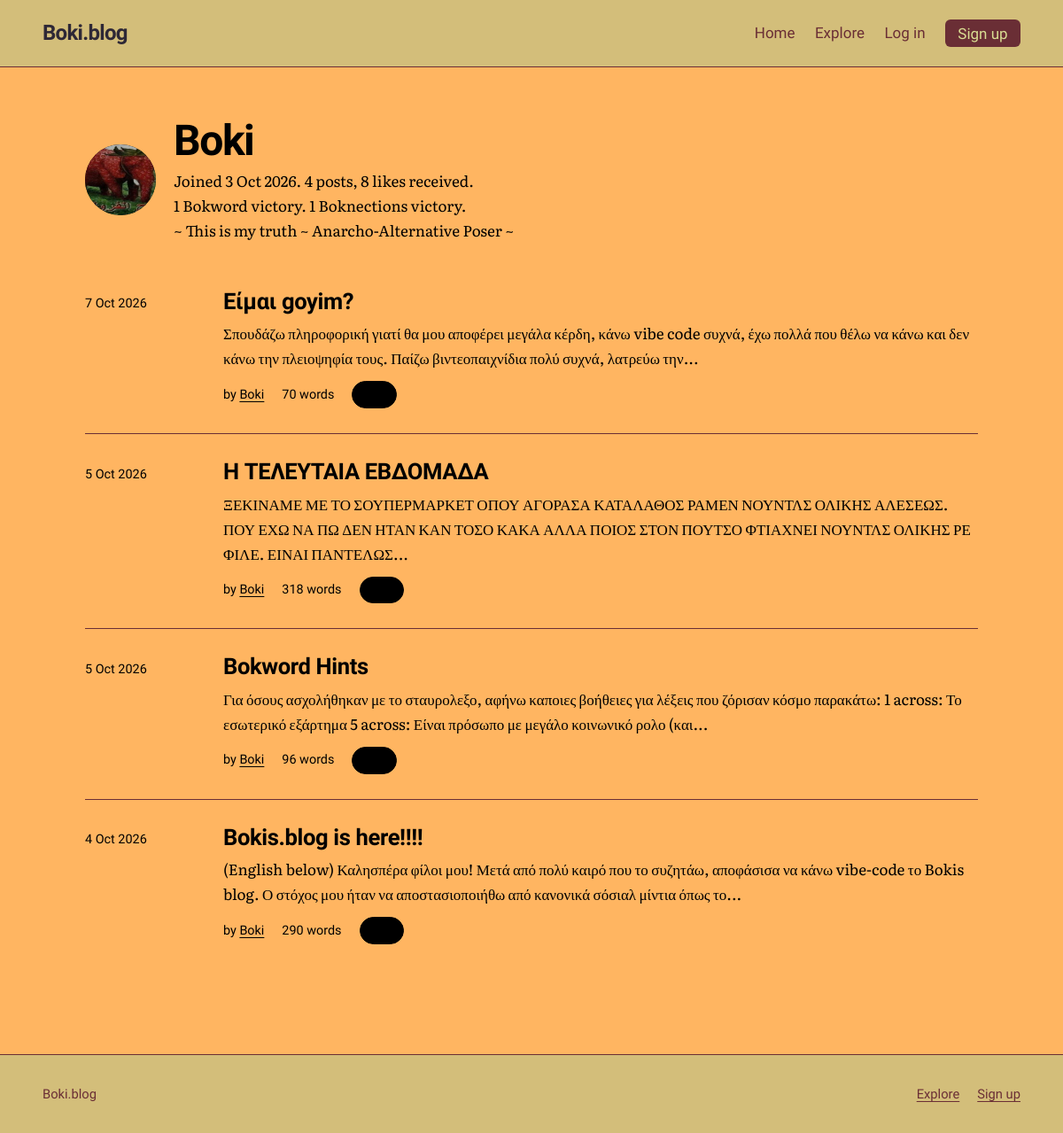
Page /u/Boki on the committed database.
### tables this page shows
CREATE TABLE users (
    id            INTEGER PRIMARY KEY,
    username      TEXT NOT NULL UNIQUE COLLATE NOCASE,
    password_hash TEXT NOT NULL,
    is_admin      INTEGER NOT NULL DEFAULT 0,
    created_at    TEXT NOT NULL DEFAULT (datetime('now')),
    bio           TEXT NOT NULL DEFAULT '',
    avatar        TEXT,
    profile_bg    TEXT NOT NULL DEFAULT '#D9DD92',
    profile_text  TEXT NOT NULL DEFAULT '#2E2836'
, avatar_position_x INTEGER NOT NULL DEFAULT 50, avatar_position_y INTEGER NOT NULL DEFAULT 50, bokword_victories INTEGER NOT NULL DEFAULT 0, boknections_victories INTEGER NOT NULL DEFAULT 0);

CREATE TABLE posts (
    id         INTEGER PRIMARY KEY,
    user_id    INTEGER NOT NULL REFERENCES users(id) ON DELETE CASCADE,
    title      TEXT NOT NULL,
    body       TEXT NOT NULL,
    created_at TEXT NOT NULL DEFAULT (datetime('now')),
    updated_at TEXT,
    image      TEXT,
    text_color TEXT NOT NULL DEFAULT '#2E2836',
    title_color TEXT NOT NULL DEFAULT '#2E2836',
    background_color TEXT NOT NULL DEFAULT '#D9DD92'
, accent_color TEXT NOT NULL DEFAULT '#6A2E35', surface_color TEXT NOT NULL DEFAULT '#D3BE7A', button_text_color TEXT NOT NULL DEFAULT '#D9DD92');

### app.py (the view)
@app.get("/u/<username>")
def profile(username):
    user = db().execute(
        """SELECT u.id, u.username, u.created_at, u.bio, u.avatar,
                  u.avatar_position_x, u.avatar_position_y, u.profile_bg, u.profile_text,
                  u.bokword_victories, u.boknections_victories,
                  EXISTS(
                    SELECT 1 FROM crossword_completions c
                    JOIN crossword_state s ON s.id = 1
                    WHERE c.user_id = u.id AND c.puzzle_version = s.version
                  ) AS crossword_star
           FROM users u WHERE u.username = ?""",
        (username,)).fetchone()
    if user is None:
        abort(404)
    page = request.args.get("page", 1, type=int)
    posts, total, page, pages = fetch_posts("p.user_id = ?", (user["id"],), "new", page)
    total_likes = db().execute(
        "SELECT COUNT(*) FROM likes l JOIN posts p ON p.id = l.post_id "
        "WHERE p.user_id = ?", (user["id"],)).fetchone()[0]
    return render_template("profile.html", profile_user=user, posts=posts,
                           total=total, total_likes=total_likes, page=page, pages=pages)

### app.py (called while the page is built, shortened)
def db():
    if "db" not in g:
        g.db = sqlite3.connect(DB_PATH)
        g.db.row_factory = sqlite3.Row
        g.db.execute("PRAGMA foreign_keys = ON")
    return g.db

def get_setting(key):
    row = db().execute("SELECT value FROM settings WHERE key = ?", (key,)).fetchone()
    return row["value"] if row else None

def viewer_id():
    return g.user["id"] if g.user else -1

def boknections_enabled():
    return get_setting("boknections_enabled") == "1"

def flower_usernames():
    if "flower_users" not in g:
        g.flower_users = set()
        if boknections_enabled():
            rows = db().execute(
                "SELECT u.username FROM boknections_progress p "
                "JOIN boknections_state s ON s.id = 1 AND s.version = p.puzzle_version "
                "JOIN users u ON u.id = p.user_id WHERE p.solved = 1").fetchall()
            g.flower_users = {row["username"] for row in rows}
    return g.flower_users

def fetch_posts(where="1 = 1", params=(), sort="new", page=1):
    total = db().execute(
        f"SELECT COUNT(*) {POST_FROM} WHERE {where}", params).fetchone()[0]
    pages = max(1, -(-total // PER_PAGE))
    page = min(max(page, 1), pages)
    rows = db().execute(
        f"SELECT {POST_COLS} {POST_FROM} WHERE {where} "
        f"ORDER BY {SORTS[sort]} LIMIT ? OFFSET ?",
        (viewer_id(), *params, PER_PAGE, (page - 1) * PER_PAGE)).fetchall()
    return rows, total, page, pages

@app.before_request
def load_user_and_check_csrf():
    g.user = None
    user_id = session.get("user_id")
    if "csrf" not in session:
        session["csrf"] = secrets.token_urlsafe(32)
    if request.method == "POST":
        sent = request.form.get("csrf_token", "")
        if not secrets.compare_digest(sent.encode(), session["csrf"].encode()):
            abort(400, "Your session expired. Go back, reload the page and try again.")

@app.after_request
def security_headers(resp):
    resp.headers["Content-Security-Policy"] = (
        "default-src 'self'; style-src 'self' 'unsafe-inline' https://fonts.googleapis.com; "
        "font-src https://fonts.gstatic.com; img-src 'self' data:; "
        "form-action 'self'; frame-ancestors 'none'; base-uri 'self'")
    resp.headers["X-Content-Type-Options"] = "nosniff"
    resp.headers["Referrer-Policy"] = "same-origin"
    return resp

@app.context_processor
def inject_site():
    return {"site_name": app.config["SITE_NAME"]}

def parse_ts(value):
    return datetime.strptime(value, "%Y-%m-%d %H:%M:%S")

### templates/profile.html (shortened to what this page needs)
{% extends "base.html" %}
{% from "_macros.html" import post_row, pager with context %}
{% from "_macros.html" import user_name %}
{% block page_theme %}--bg: {{ profile_user.profile_bg }}; --profile-text: {{ profile_user.profile_text }}; --ink: {{ profile_user.profile_text }}; --ink-soft: {{ profile_user.profile_text }}; --accent: {{ profile_user.profile_text }}; color: {{ profile_user.profile_text }};{% endblock %}
{% block content %}
<div class="wrap page profile-page">
  <header class="profile-head">
    {% if profile_user.avatar %}
      <img class="avatar big" src="{{ url_for('uploaded_file', filename=profile_user.avatar) }}" alt="{{ profile_user.username }} profile picture" style="object-position: {{ profile_user.avatar_position_x }}% {{ profile_user.avatar_position_y }}%;">
    {% else %}
      <div class="avatar big" aria-hidden="true">{{ profile_user.username[:2]|upper }}</div>
    {% endif %}
    <div>
      <h1 class="page-title">{{ user_name(profile_user.username, profile_user.crossword_star) }}</h1>
      <p class="muted">Joined {{ profile_user.created_at|date }}. {{ total }} {{ 'post' if total == 1 else 'posts' }}, {{ total_likes }} {{ 'like' if total_likes == 1 else 'likes' }} received.</p>
      <p class="muted">{{ profile_user.bokword_victories }} Bokword {{ 'victory' if profile_user.bokword_victories == 1 else 'victories' }}. {{ profile_user.boknections_victories }} Boknections {{ 'victory' if profile_user.boknections_victories == 1 else 'victories' }}.</p>
      {% if profile_user.bio %}<p class="profile-bio">{{ profile_user.bio }}</p>{% endif %}
    </div>
  </header>
  {% set next = request.full_path.rstrip('?') %}
  {% if posts %}
    <ol class="post-list">{% for p in posts %}{{ post_row(p, next) }}{% endfor %}</ol>
  {% else %}
    <p class="empty">
      {{ user_name(profile_user.username, profile_user.crossword_star) }} has not published anything yet.
      {% if g.user and g.user.id == profile_user.id %}<a href="{{ url_for('new_post') }}">Write your first post</a>.{% endif %}
    </p>
  {% endif %}
</div>
{% endblock %}

### templates/_macros.html (shortened to what this page needs)
{% macro like_button(post, next) %}
  {% if g.user %}
    <form class="inline-form" method="post" action="{{ url_for('toggle_like', post_id=post.id) }}">
      <input type="hidden" name="csrf_token" value="{{ csrf_token() }}">
      <input type="hidden" name="next" value="{{ next }}">
      <button class="like {% if post.liked %}is-liked{% endif %}" type="submit" aria-pressed="{{ 'true' if post.liked else 'false' }}">
        <span aria-hidden="true">{{ '♥' if post.liked else '♡' }}</span>
        {{ post.like_count }}
        <span class="sr">{{ 'like' if post.like_count == 1 else 'likes' }}, {{ 'unlike' if post.liked else 'like this post' }}</span>
      </button>
    </form>
  {% else %}
    <a class="like" href="{{ url_for('login', next=next) }}">
      <span aria-hidden="true">♡</span> {{ post.like_count }}
    </a>
  {% endif %}
{% endmacro %}
{% macro user_name(username, crossword_star=false) %}
  {{ username }}
{% endmacro %}
{% macro post_row(post, next) %}
  <li class="post-item">
    <time datetime="{{ post.created_at|iso }}">{{ post.created_at|date }}</time>
    <div>
      <h3><a href="{{ url_for('post', post_id=post.id) }}">{{ post.title }}</a></h3>
      <p>{{ post.body|excerpt }}</p>
      <ul class="meta">
        <li>by <a href="{{ url_for('profile', username=post.username) }}">{{ user_name(post.username, post.crossword_star) }}</a></li>
        <li>{{ post.body|wordcount }} {{ 'word' if (post.body|wordcount) == 1 else 'words' }}</li>
        <li>{{ like_button(post, next) }}</li>
      </ul>
    </div>
  </li>
{% endmacro %}

### static/style.css (style rules this page uses)
:root { --bg: #D9DD92; --surface: #D3BE7A; --ink: #2E2836; --chrome-ink: var(--ink); --ink-soft: #6A2E35; --line: #6A2E35; --accent: #6A2E35; --accent-ink: #D9DD92; --mark: #D3BE7A; --danger: #6A2E35; --ok: #2E2836; --font-display: "Bricolage Grotesque", "Helvetica Neue", Arial, sans-serif; --font-body: "Literata", Georgia, "Times New Roman", serif; --measure: 38rem; --page: 72rem; --gap: clamp(1.25rem, 4vw, 3rem); }
*, *::before, *::after { box-sizing: border-box; }
html { -webkit-text-size-adjust: 100%; }
body { margin: 0; min-height: 100vh; display: flex; flex-direction: column; background: var(--bg); color: var(--ink); font-family: var(--font-body); font-size: 1.0625rem; line-height: 1.65; }
a { color: var(--accent); text-underline-offset: 0.2em; text-decoration-thickness: 1px; }
h1, h2, h3, h4 { font-family: var(--font-display); line-height: 1.12; letter-spacing: -0.015em; margin: 0; }
.wrap { width: min(100% - 2 * var(--gap), var(--page)); margin-inline: auto; }
.muted { color: var(--ink-soft); }
.meta { display: flex; flex-wrap: wrap; align-items: center; gap: 0.25rem 1.25rem; margin: 0; padding: 0; list-style: none; font-family: var(--font-display); font-size: 0.9rem; color: var(--ink-soft); }
.like { display: inline-flex; align-items: center; gap: 0.35rem; padding: 0.15rem 0.7rem; border-radius: 999px; border: 1px solid var(--accent); background: var(--accent); color: var(--accent-ink); font: inherit; font-family: var(--font-display); font-size: 0.9rem; cursor: pointer; text-decoration: none; }
.page { padding-block: clamp(2rem, 5vw, 3.5rem) clamp(3rem, 8vw, 6rem); }
.page-title { font-size: clamp(2rem, 5vw, 3rem); font-weight: 800; letter-spacing: -0.03em; margin-bottom: 1.25rem; }
.post-list { list-style: none; margin: 0; padding: 0; }
.post-item { display: grid; grid-template-columns: 8rem minmax(0, 1fr); gap: 0.5rem 1.75rem; padding-block: 1.75rem; border-top: 1px solid var(--line); }
.post-item:first-child { border-top: 0; }
.post-item time { font-family: var(--font-display); font-size: 0.9rem; color: var(--ink-soft); padding-top: 0.35rem; }
.post-item h3 { font-size: 1.6rem; font-weight: 700; margin-bottom: 0.5rem; }
.post-item h3 a { color: var(--ink); text-decoration: none; }
.post-item p { margin: 0 0 0.75rem; color: var(--ink-soft); }
.profile-head { display: flex; align-items: center; gap: 1.25rem; margin-bottom: 1.5rem; }
.profile-head .page-title { margin-bottom: 0.25rem; }
.profile-head p { margin: 0; }
.avatar { width: 4rem; height: 4rem; flex: none; border-radius: 50%; background: var(--accent); color: var(--accent-ink); display: grid; place-items: center; font-family: var(--font-display); font-weight: 800; font-size: 1.4rem; object-fit: cover; }
.avatar.big { width: 5rem; height: 5rem; font-size: 1.8rem; }
.profile-page { padding-inline: var(--gap); color: var(--profile-text); }
.profile-page a, .profile-page .muted, .profile-page .meta, .profile-page .post-item p, .profile-page .post-item time, .profile-page .post-item h3 a, .profile-page .empty, .profile-page .pagination { color: var(--profile-text); }
.profile-bio { margin: 0.5rem 0 0; white-space: pre-wrap; }

### rows in the picture
users: avatar (picture), username "Boki", created_at "3 Oct 2026", bokword_victories "1", bokword_victories "victory", boknections_victories "1", boknections_victories "victory", bio "~ This is my truth ~ Anarcho-Alternative Poser ~"
posts: created_at "7 Oct 2026", title "Είμαι goyim?", body|excerpt "Σπουδάζω πληροφορική γιατί θα μου αποφέρει μεγάλα κέρδη, κάνω vibe code συχνά, έχω πολλά που θέλω να κάνω και δεν κάνω την πλειοψηφία τους. Παίζω βιντεοπαιχνίδια πολύ συχνά, λατρεύω την...", body "70", body "words"
posts: created_at "5 Oct 2026", title "Η ΤΕΛΕΥΤΑΙΑ ΕΒΔΟΜΑΔΑ", body|excerpt "ΞΕΚΙΝΑΜΕ ΜΕ ΤΟ ΣΟΥΠΕΡΜΑΡΚΕΤ ΟΠΟΥ ΑΓΟΡΑΣΑ ΚΑΤΑΛΑΘΟΣ ΡΑΜΕΝ ΝΟΥΝΤΛΣ ΟΛΙΚΗΣ ΑΛΕΣΕΩΣ. ΠΟΥ ΕΧΩ ΝΑ ΠΩ ΔΕΝ ΗΤΑΝ ΚΑΝ ΤΟΣΟ ΚΑΚΑ ΑΛΛΑ ΠΟΙΟΣ ΣΤΟΝ ΠΟΥΤΣΟ ΦΤΙΑΧΝΕΙ ΝΟΥΝΤΛΣ ΟΛΙΚΗΣ ΡΕ ΦΙΛΕ. ΕΙΝΑΙ ΠΑΝΤΕΛΩΣ...", body "318", body "words"
posts: created_at "5 Oct 2026", title "Bokword Hints", body|excerpt "Για όσους ασχολήθηκαν με το σταυρολεξο, αφήνω καποιες βοήθειες για λέξεις που ζόρισαν κόσμο παρακάτω: 1 across: Το εσωτερικό εξάρτημα 5 across: Είναι πρόσωπο με μεγάλο κοινωνικό ρολο (και...", body "96", body "words"
posts: created_at "4 Oct 2026", title "Bokis.blog is here!!!!", body|excerpt "(English below) Καλησπέρα φίλοι μου! Μετά από πολύ καιρό που το συζητάω, αποφάσισα να κάνω vibe-code το Bokis blog. Ο στόχος μου ήταν να αποστασιοποιήθω από κανονικά σόσιαλ μίντια όπως το...", body "290", body "words"

### other values in the picture
{{ site_name }} "Boki.blog"
{{ total }} "4"
{{ 'post' if total == 1 else 'posts' }} "posts"
{{ total_likes }} "8"
{{ 'like' if total_likes == 1 else 'likes' }} "likes"
